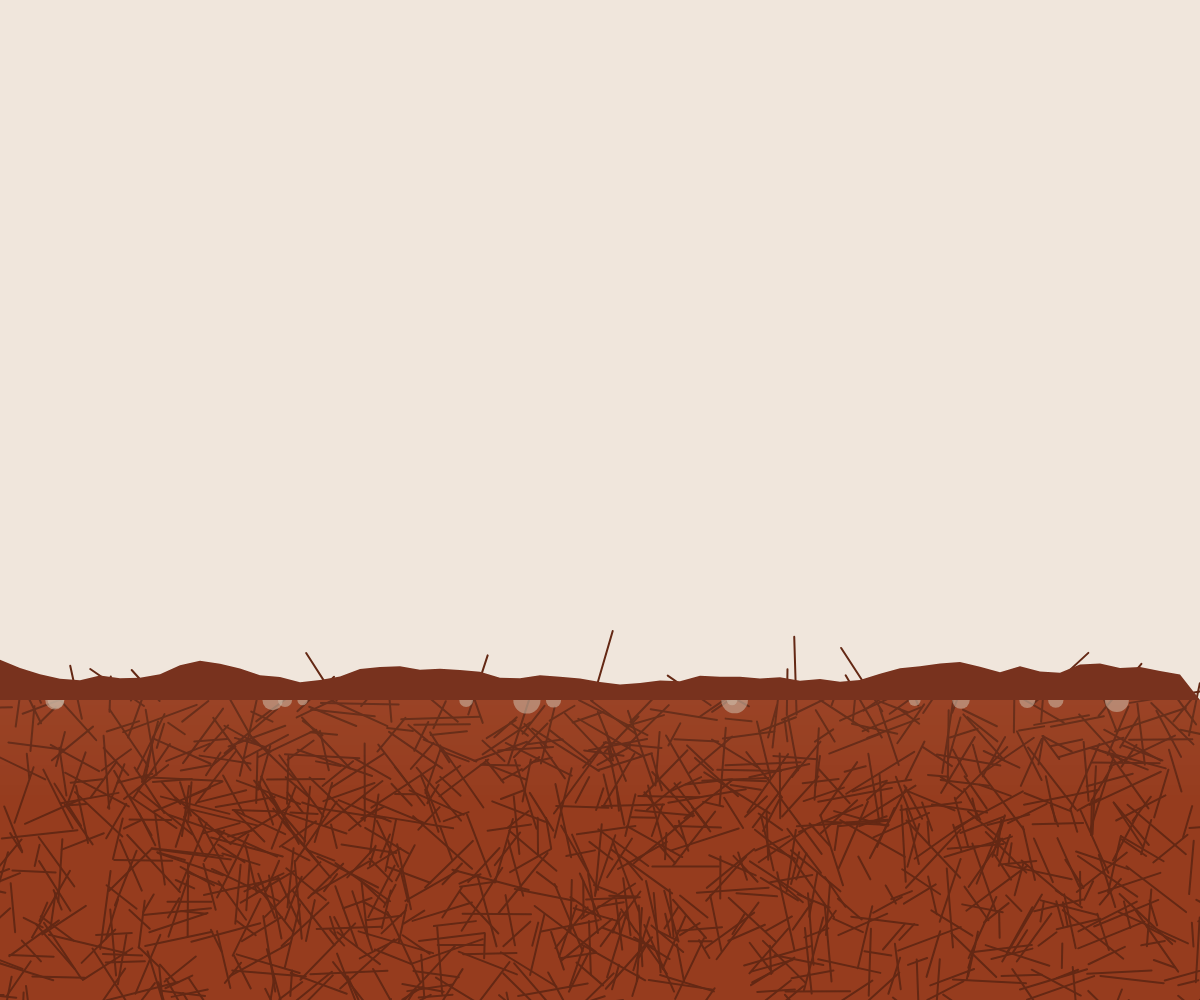
Frame 1 (no input)
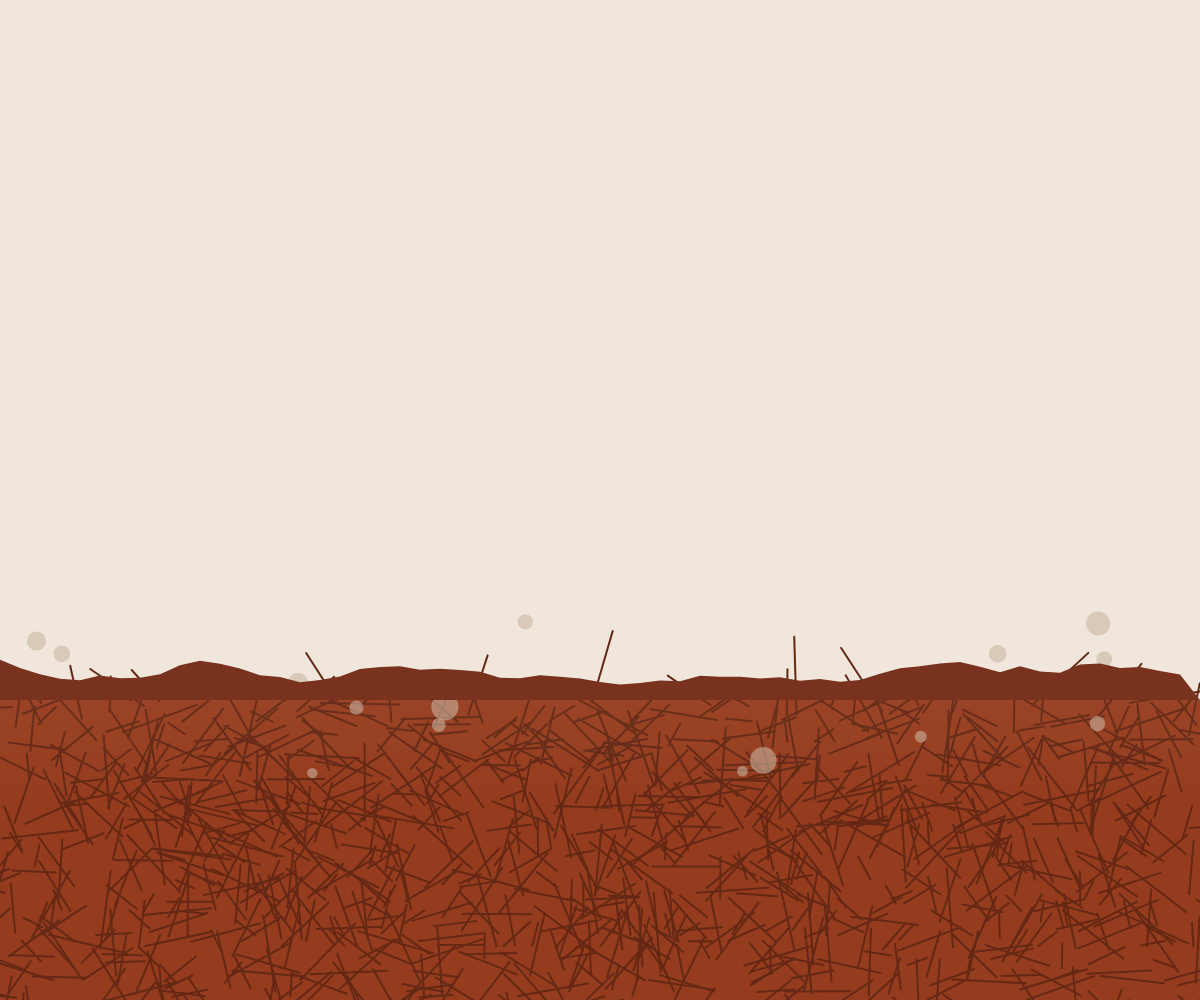
Frame 60 (no input)
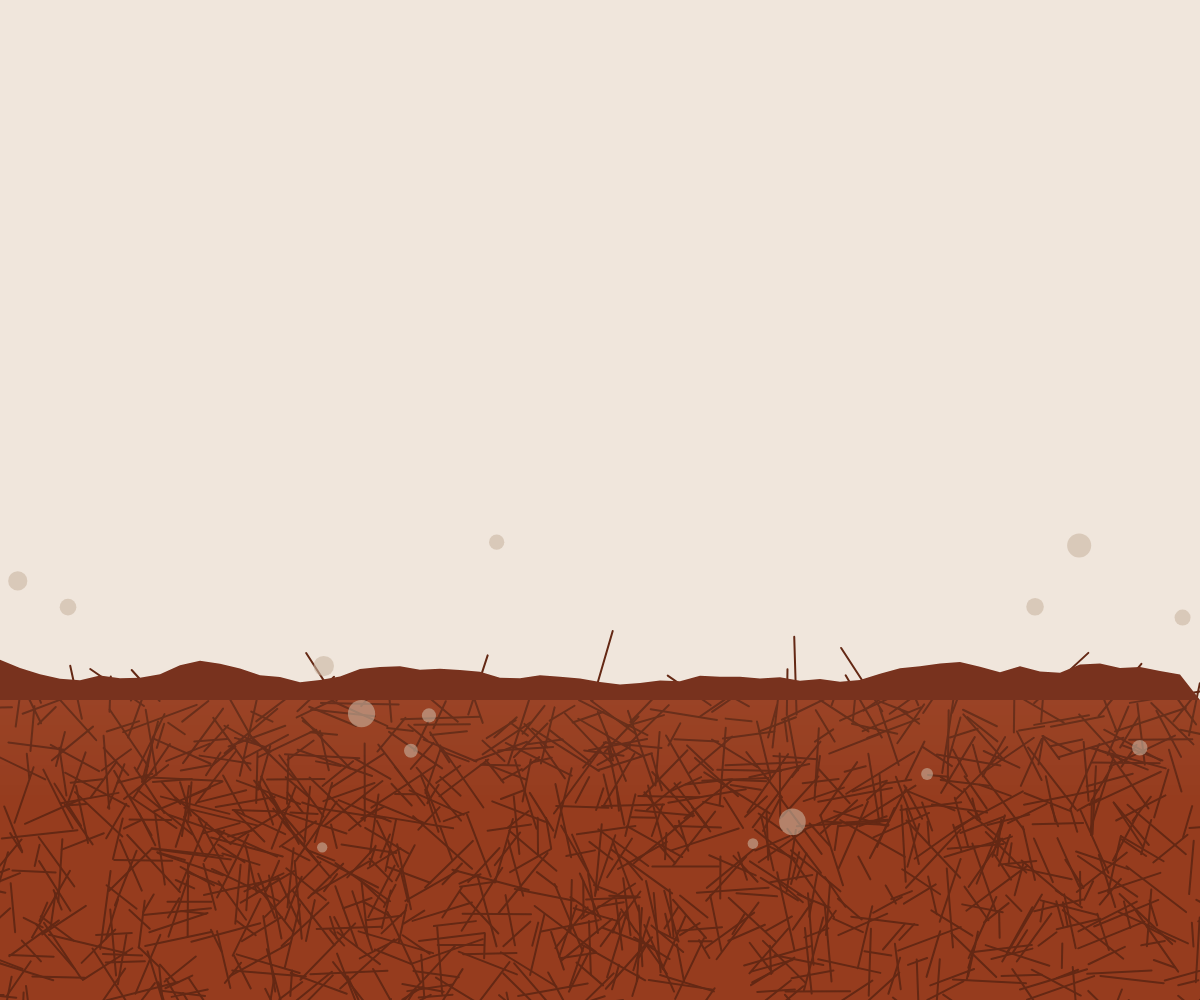
Frame 120 (the mouse pressed at the canvas centre since frame 60)

The p5.js sketch that drew these frames (run headless with seeded random() and noise() and a simulated clock; from frame 60 on, the mouse is pressed at the canvas centre):

// p5.js sketch
// ── sketch.js
let cracks = [];
let dustDevils = [];
let skyColor;
let groundColor;

function setup() {
  createCanvas(windowWidth, windowHeight);
  colorMode(RGB);

  // Sky colors: pale and soft
  skyColor = color(240, 230, 220);

  // Ground colors: terracotta and reddish-brown
  groundColor = color(150, 60, 30);

  // Create cracks
  for (let i = 0; i < 1000; i++) {
    let x = random(width);
    let y = random(height * 0.7, height);
    let len = random(20, 80);
    let angle = random(TWO_PI);
    cracks.push({x, y, len, angle});
  }

  // Create dust devils
  for (let i = 0; i < 15; i++) {
    dustDevils.push({
      x: random(width),
      y: height * 0.7,
      size: random(10, 30),
      speed: random(0.5, 1.5),
      angle: random(TWO_PI)
    });
  }
}

function draw() {
  background(skyColor);

  // Draw ground
  fill(groundColor);
  noStroke();
  rect(0, height * 0.7, width, height * 0.3);

  // Draw cracks
  stroke(100, 40, 20);
  strokeWeight(2);
  for (let c of cracks) {
    push();
    translate(c.x, c.y);
    rotate(c.angle);
    line(0, 0, c.len, 0);
    pop();
  }

  // Draw dust devils
  noStroke();
  for (let d of dustDevils) {
    fill(200, 180, 160, 150);
    ellipse(d.x, d.y, d.size);
    d.x += cos(d.angle) * d.speed;
    d.y += sin(d.angle) * d.speed;
    if (d.x < 0 || d.x > width || d.y < 0 || d.y > height) {
      d.x = random(width);
      d.y = height * 0.7;
    }
  }

  // Draw distant rock formation
  fill(120, 50, 30);
  noStroke();
  beginShape();
  vertex(0, height * 0.7);
  for (let i = 0; i < width; i += 20) {
    let h = map(noise(i * 0.01), 0, 1, 0, 60);
    vertex(i, height * 0.7 - h);
  }
  vertex(width, height * 0.7);
  endShape(CLOSE);

  // Add atmospheric haze
  for (let i = 0; i < 20; i++) {
    let alpha = map(i, 0, 20, 10, 0);
    fill(240, 230, 220, alpha);
    rect(0, height * 0.7 + i * 5, width, 5);
  }
}

function windowResized() {
  resizeCanvas(windowWidth, windowHeight);
}
